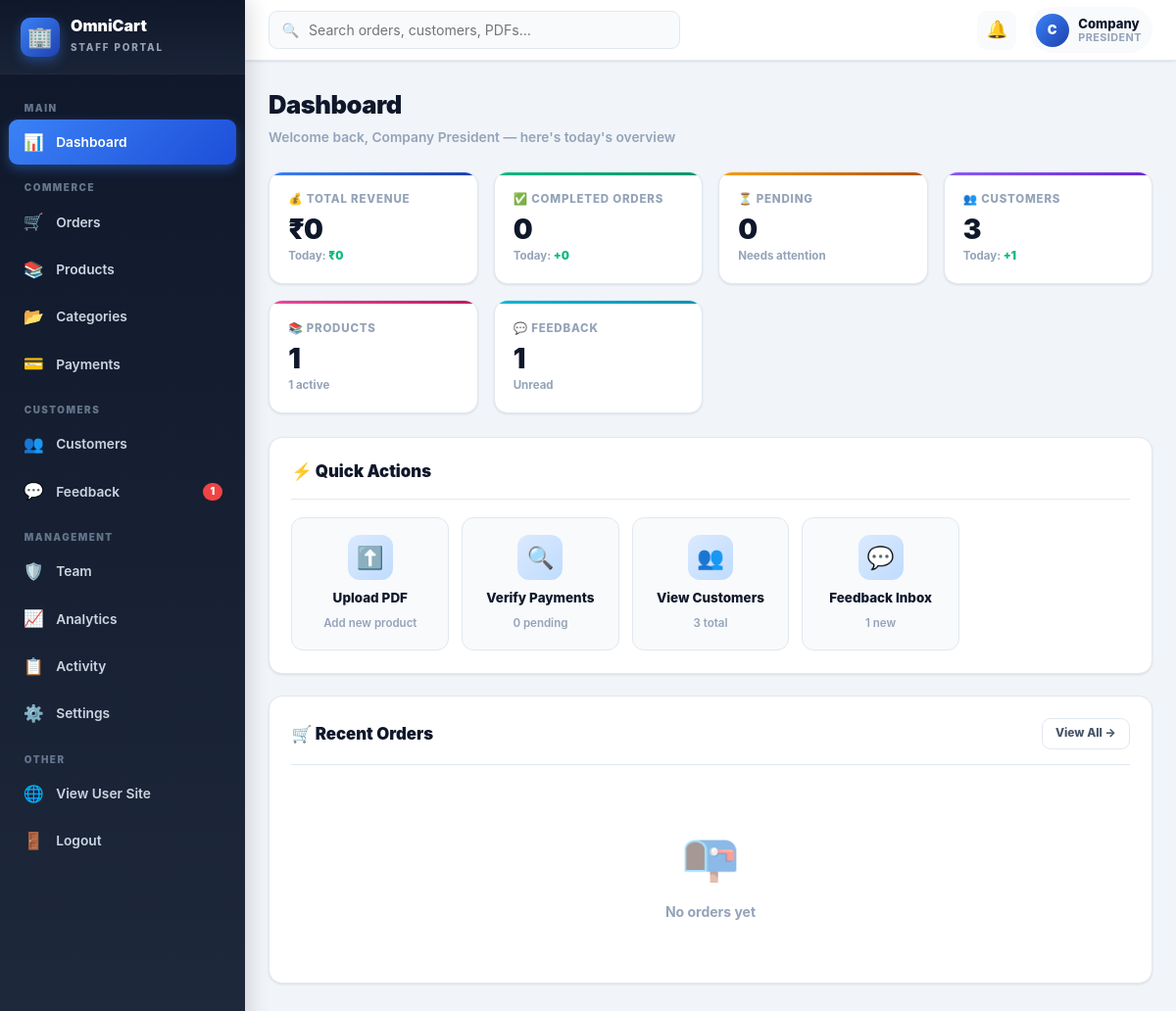
/staff/dashboard (signed in), run on the app's committed database.
### app.py (models this page shows, shortened)
class User(UserMixin, db.Model):
    __tablename__ = 'users'
    id = db.Column(db.Integer, primary_key=True)
    full_name = db.Column(db.String(120), nullable=False)
    email = db.Column(db.String(160), nullable=False, unique=True, index=True)
    mobile = db.Column(db.String(15), nullable=False, unique=True, index=True)
    password_hash = db.Column(db.String(255), nullable=False)
    role = db.Column(db.String(20), default='user', index=True)
    is_active = db.Column(db.Boolean, default=True)
    is_banned = db.Column(db.Boolean, default=False)
    email_verified = db.Column(db.Boolean, default=False)
    mobile_verified = db.Column(db.Boolean, default=False)
    must_change_password = db.Column(db.Boolean, default=False)
    otp_hash = db.Column(db.String(255))
    otp_expires_at = db.Column(db.DateTime)
    otp_purpose = db.Column(db.String(40))
    theme = db.Column(db.String(20), default='light')
    language = db.Column(db.String(10), default='en')
    privacy_level = db.Column(db.String(20), default='normal')
    notifications_enabled = db.Column(db.Boolean, default=True)
    created_at = db.Column(db.DateTime, default=datetime.utcnow)
    last_login = db.Column(db.DateTime)
    updated_at = db.Column(db.DateTime, default=datetime.utcnow,
                            onupdate=datetime.utcnow)
    purchases = db.relationship('Purchase', backref='user', lazy='dynamic',
                                  foreign_keys='Purchase.user_id')
    feedbacks = db.relationship('Feedback', backref='user', lazy='dynamic',
                                  foreign_keys='Feedback.user_id')
    @property
    def is_staff(self):
        return self.role in ('admin', 'ceo', 'president')

### app.py (the view)
@app.route('/staff/')
@app.route('/staff/dashboard')
@login_required
def staff_dashboard():
    if not _staff_required():
        flash('Staff access only.', 'danger')
        return redirect(url_for('admin_login'))
    total_users = User.query.filter_by(role='user').count()
    total_pdfs = PDFNote.query.count()
    active_pdfs = PDFNote.query.filter_by(is_active=True).count()
    total_sections = Section.query.count()
    completed = Purchase.query.filter_by(status='completed').count()
    pending = Purchase.query.filter(Purchase.status.in_(
        ['pending', 'awaiting_verification'])).count()
    revenue = db.session.query(func.sum(Purchase.amount))\
        .filter(Purchase.status == 'completed').scalar() or 0
    today_start = datetime.utcnow().replace(hour=0, minute=0, second=0, microsecond=0)
    today_users = User.query.filter(User.created_at >= today_start).count()
    today_purchases = Purchase.query.filter(
        Purchase.created_at >= today_start,
        Purchase.status == 'completed').count()
    today_revenue = db.session.query(func.sum(Purchase.amount))\
        .filter(Purchase.created_at >= today_start,
                Purchase.status == 'completed').scalar() or 0
    unread_fb = Feedback.query.filter_by(status='new').count()
    recent_orders = Purchase.query.filter_by(status='completed')\
        .order_by(Purchase.completed_at.desc()).limit(8).all()
    recent_users = User.query.filter_by(role='user')\
        .order_by(User.created_at.desc()).limit(6).all()
    pending_upi = Purchase.query.filter_by(status='awaiting_verification')\
        .order_by(Purchase.created_at.desc()).limit(6).all()
    stats = {
        'total_users': total_users, 'total_pdfs': total_pdfs,
        'active_pdfs': active_pdfs, 'total_sections': total_sections,
        'completed': completed, 'pending': pending, 'revenue': revenue,
        'today_users': today_users, 'today_purchases': today_purchases,
        'today_revenue': today_revenue, 'unread_fb': unread_fb,
    }
    return render_staff('dashboard', stats=stats, recent_orders=recent_orders,
                        recent_users=recent_users, pending_upi=pending_upi,
                        page_title='Dashboard')

### app.py (called while the page is built, shortened)
@login_manager.user_loader
def load_user(uid):
    try:
        return User.query.get(int(uid))
    except Exception:
        return None

@app.context_processor
def inject_globals():
    return dict(
        COMPANY_NAME=COMPANY_NAME,
        COMPANY_LEGAL=COMPANY_LEGAL,
        COMPANY_EMAIL=COMPANY_EMAIL,
        COMPANY_PHONE=COMPANY_PHONE,
        FREE_PREVIEW_PAGES=FREE_PREVIEW_PAGES,
        current_year=datetime.utcnow().year,
    )

@app.before_request
def check_maintenance_mode():
    skip_paths = ['/static', '/admin', '/ceo', '/president', '/login',
                  '/signup', '/logout', '/payment/webhook']
    path = request.path or ''
    for sp in skip_paths:
        if path.startswith(sp):
            return None
    if current_user.is_authenticated and current_user.is_staff:
        return None

def render_staff(template_name='dashboard', **context):
    context['page_title'] = context.get('page_title', 'Staff Portal')
    context['staff_page'] = template_name
    return _flask_rt('internal.html', **context)

def _staff_required():
    if not current_user.is_authenticated:
        return False
    return current_user.role in ('admin', 'ceo', 'president')

@app.context_processor
def inject_nav_context():
    try:
        nav_sections = Section.query.filter_by(is_active=True)\
            .order_by(Section.display_order).all()
    except Exception:
        nav_sections = []
    pending_count = 0
    unread_feedback = 0
    try:
        if current_user.is_authenticated and current_user.is_staff:
            pending_count = Purchase.query.filter(
                Purchase.status.in_(['pending', 'awaiting_verification'])
            ).count()
            unread_feedback = Feedback.query.filter_by(status='new').count()
    except Exception:
        pass
    return dict(
        nav_sections=nav_sections,
        pending_count=pending_count,
        unread_feedback=unread_feedback,
    )

### templates/internal.html (shortened to what this page needs)
<!DOCTYPE html>
<html lang="en">
<head>
</head>
<body>
<aside class="staff-sidebar" id="staffSidebar">
  <div class="staff-logo">
    <div class="staff-logo-icon">🏢</div>
    <div class="staff-logo-text">
      <b>OmniCart</b>
      <span>Staff Portal</span>
    </div>
  </div>
  <nav class="staff-nav">
    <div class="nav-group">Main</div>
    <a href="{{ url_for('staff_dashboard') }}"
       class="{% if staff_page == 'dashboard' %}active{% endif %}">
      <span class="nav-icon">📊</span> Dashboard
    </a>
    <div class="nav-group">Commerce</div>
    <a href="{{ url_for('staff_orders') }}"
       class="{% if staff_page == 'orders' %}active{% endif %}">
      <span class="nav-icon">🛒</span> Orders
    </a>
    <a href="{{ url_for('staff_products') }}"
       class="{% if staff_page == 'products' %}active{% endif %}">
      <span class="nav-icon">📚</span> Products
    </a>
    <a href="{{ url_for('staff_categories') }}"
       class="{% if staff_page == 'categories' %}active{% endif %}">
      <span class="nav-icon">📂</span> Categories
    </a>
    <a href="{{ url_for('staff_payments') }}"
       class="{% if staff_page == 'payments' %}active{% endif %}">
      <span class="nav-icon">💳</span> Payments
    </a>
    <div class="nav-group">Customers</div>
    <a href="{{ url_for('staff_customers') }}"
       class="{% if staff_page == 'customers' %}active{% endif %}">
      <span class="nav-icon">👥</span> Customers
    </a>
    <a href="{{ url_for('staff_feedback') }}"
       class="{% if staff_page == 'feedback' %}active{% endif %}">
      <span class="nav-icon">💬</span> Feedback
      {% if unread_feedback %}<span class="badge">{{ unread_feedback }}</span>{% endif %}
    </a>
    <div class="nav-group">Management</div>
    {% if current_user.role in ('ceo','president') %}
    <a href="{{ url_for('staff_team') }}"
       class="{% if staff_page == 'team' %}active{% endif %}">
      <span class="nav-icon">🛡️</span> Team
    </a>
    {% endif %}
    <a href="{{ url_for('staff_analytics') }}"
       class="{% if staff_page == 'analytics' %}active{% endif %}">
      <span class="nav-icon">📈</span> Analytics
    </a>
    <a href="{{ url_for('staff_activity') }}"
       class="{% if staff_page == 'activity' %}active{% endif %}">
      <span class="nav-icon">📋</span> Activity
    </a>
    {% if current_user.role == 'president' %}
    <a href="{{ url_for('staff_settings') }}"
       class="{% if staff_page == 'settings' %}active{% endif %}">
      <span class="nav-icon">⚙️</span> Settings
    </a>
    {% endif %}
    <div class="nav-group">Other</div>
    <a href="{{ url_for('user_home') }}" target="_blank">
      <span class="nav-icon">🌐</span> View User Site
    </a>
    <a href="{{ url_for('user_logout') }}">
      <span class="nav-icon">🚪</span> Logout
    </a>
  </nav>
</aside>
<header class="staff-topbar">
  <div class="staff-search">
    <input type="text" placeholder="Search orders, customers, PDFs…"
           onkeydown="if(event.key==='Enter')location.href='{{ url_for('staff_search') }}?q='+this.value">
  </div>
  <div class="staff-topbar-right">
    <a href="{{ url_for('staff_orders') }}?status=awaiting_verification"
       class="staff-icon-btn" title="Pending orders">
      🔔{% if pending_count %}<span class="dot"></span>{% endif %}
    </a>
    <div class="staff-user">
      <div class="staff-avatar">{{ current_user.full_name[0]|upper }}</div>
      <div class="staff-user-info">
        <b>{{ current_user.full_name.split()[0] }}</b>
        <span>{{ current_user.role }}</span>
      </div>
    </div>
  </div>
</header>
<main class="staff-main">
  <div class="staff-content">
    {% if staff_page == 'dashboard' %}
    <div class="staff-page-head">
      <h1>Dashboard</h1>
      <p>Welcome back, {{ current_user.full_name }} — here's today's overview</p>
    </div>
    <div class="kpi-grid">
      <div class="kpi" style="--kpi-color:#3b82f6;--kpi-color-2:#1e40af">
        <div class="kpi-label">💰 Total Revenue</div>
        <div class="kpi-value">₹{{ '%.0f'|format(stats.revenue) }}</div>
        <div class="kpi-sub">Today: <span class="up">₹{{ '%.0f'|format(stats.today_revenue) }}</span></div>
      </div>
      <div class="kpi" style="--kpi-color:#10b981;--kpi-color-2:#059669">
        <div class="kpi-label">✅ Completed Orders</div>
        <div class="kpi-value">{{ stats.completed }}</div>
        <div class="kpi-sub">Today: <span class="up">+{{ stats.today_purchases }}</span></div>
      </div>
      <div class="kpi" style="--kpi-color:#f59e0b;--kpi-color-2:#b45309">
        <div class="kpi-label">⏳ Pending</div>
        <div class="kpi-value">{{ stats.pending }}</div>
        <div class="kpi-sub">Needs attention</div>
      </div>
      <div class="kpi" style="--kpi-color:#8b5cf6;--kpi-color-2:#6d28d9">
        <div class="kpi-label">👥 Customers</div>
        <div class="kpi-value">{{ stats.total_users }}</div>
        <div class="kpi-sub">Today: <span class="up">+{{ stats.today_users }}</span></div>
      </div>
      <div class="kpi" style="--kpi-color:#ec4899;--kpi-color-2:#be185d">
        <div class="kpi-label">📚 Products</div>
        <div class="kpi-value">{{ stats.total_pdfs }}</div>
        <div class="kpi-sub">{{ stats.active_pdfs }} active</div>
      </div>
      <div class="kpi" style="--kpi-color:#06b6d4;--kpi-color-2:#0891b2">
        <div class="kpi-label">💬 Feedback</div>
        <div class="kpi-value">{{ stats.unread_fb }}</div>
        <div class="kpi-sub">Unread</div>
      </div>
    </div>
    <div class="staff-panel">
      <div class="staff-panel-head"><h2>⚡ Quick Actions</h2></div>
      <div class="quick-grid">
        <a href="{{ url_for('staff_upload') }}" class="quick-card">
  <div class="ic">⬆️</div><b>Upload PDF</b><span>Add new product</span>
</a>
        <a href="{{ url_for('staff_orders') }}?status=awaiting_verification" class="quick-card">
          <div class="ic">🔍</div><b>Verify Payments</b><span>{{ stats.pending }} pending</span>
        </a>
        <a href="{{ url_for('staff_customers') }}" class="quick-card">
          <div class="ic">👥</div><b>View Customers</b><span>{{ stats.total_users }} total</span>
        </a>
        <a href="{{ url_for('staff_feedback') }}" class="quick-card">
          <div class="ic">💬</div><b>Feedback Inbox</b><span>{{ stats.unread_fb }} new</span>
        </a>
      </div>
    </div>
    <div class="staff-panel">
      <div class="staff-panel-head">
        <h2>🛒 Recent Orders</h2>
        <a href="{{ url_for('staff_orders') }}" class="staff-btn secondary sm">View All →</a>
      </div>
      {% if recent_orders %}
      <div class="staff-table-wrap">
        <table class="staff-table">
          <thead><tr><th>#</th><th>Customer</th><th>Product</th><th>Amount</th><th>Status</th><th>Date</th></tr></thead>
          <tbody>
            {% for o in recent_orders %}
            <tr>
              <td>#{{ o.id }}</td>
              <td><b>{{ o.user.full_name if o.user else '—' }}</b></td>
              <td>{{ o.pdf.title[:40] if o.pdf else '—' }}</td>
              <td><b>₹{{ '%.0f'|format(o.amount) }}</b></td>
              <td><span class="staff-badge success">✅ Completed</span></td>
              <td>{{ o.completed_at.strftime('%d %b, %H:%M') if o.completed_at else '—' }}</td>
            </tr>
            {% endfor %}
          </tbody>
        </table>
      </div>
      {% else %}
      <div class="empty"><div class="ic">📭</div>No orders yet</div>
      {% endif %}
    </div>
    {% endif %}
  </div>
</main>
</body>
</html>

### data on the page
User: full_name "C", full_name "Company", role "PRESIDENT", full_name "Company President"

### other printed values
{{ unread_feedback }} "1"
{{ '%.0f'|format(stats.revenue) }} "0"
{{ '%.0f'|format(stats.today_revenue) }} "0"
{{ stats.completed }} "0"
{{ stats.today_purchases }} "0"
{{ stats.pending }} "0"
{{ stats.total_users }} "3"
{{ stats.today_users }} "1"
{{ stats.total_pdfs }} "1"
{{ stats.active_pdfs }} "1"
{{ stats.unread_fb }} "1"
